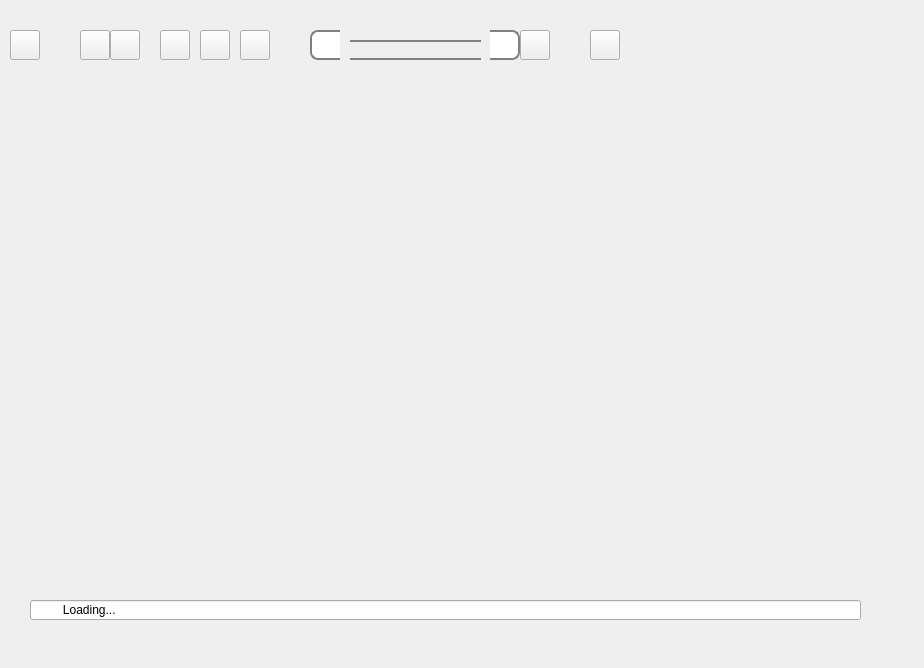
<?xml version="1.0" encoding="UTF-8"?>
<ui version="4.0">
 <class>browser</class>
 <widget class="QMainWindow" name="browser">
  <property name="geometry">
   <rect>
    <x>0</x>
    <y>0</y>
    <width>924</width>
    <height>668</height>
   </rect>
  </property>
  <property name="windowTitle">
   <string>Symphony</string>
  </property>
  <property name="windowIcon">
   <iconset resource="resource.qrc">
    <normaloff>:/icons/symphony.png</normaloff>:/icons/symphony.png</iconset>
  </property>
  <property name="styleSheet">
   <string notr="true"/>
  </property>
  <widget class="QWidget" name="centralWidget">
   <widget class="QToolBar" name="topBar">
    <property name="geometry">
     <rect>
      <x>0</x>
      <y>0</y>
      <width>941</width>
      <height>30</height>
     </rect>
    </property>
    <property name="sizePolicy">
     <sizepolicy hsizetype="Maximum" vsizetype="Fixed">
      <horstretch>0</horstretch>
      <verstretch>0</verstretch>
     </sizepolicy>
    </property>
    <property name="minimumSize">
     <size>
      <width>0</width>
      <height>30</height>
     </size>
    </property>
    <property name="styleSheet">
     <string notr="true">QPushButton:pressed {
background-color: qlineargradient(x1: 0, y1: 0, x2: 0, y2: 1, stop: 0 #cccccc, stop: 1 #ededed);
border-radius: 5px;
}
QPushButton {
border: 0;
}</string>
    </property>
   </widget>
   <widget class="QPushButton" name="goBtn">
    <property name="geometry">
     <rect>
      <x>520</x>
      <y>30</y>
      <width>30</width>
      <height>30</height>
     </rect>
    </property>
    <property name="maximumSize">
     <size>
      <width>30</width>
      <height>30</height>
     </size>
    </property>
    <property name="toolTip">
     <string>Go</string>
    </property>
    <property name="styleSheet">
     <string notr="true"/>
    </property>
    <property name="text">
     <string/>
    </property>
    <property name="icon">
     <iconset resource="resource.qrc">
      <normaloff>:/icons/go.png</normaloff>:/icons/go.png</iconset>
    </property>
    <property name="iconSize">
     <size>
      <width>24</width>
      <height>24</height>
     </size>
    </property>
   </widget>
   <widget class="QPushButton" name="addTabBtn">
    <property name="geometry">
     <rect>
      <x>10</x>
      <y>60</y>
      <width>24</width>
      <height>20</height>
     </rect>
    </property>
    <property name="sizePolicy">
     <sizepolicy hsizetype="Fixed" vsizetype="Fixed">
      <horstretch>0</horstretch>
      <verstretch>0</verstretch>
     </sizepolicy>
    </property>
    <property name="maximumSize">
     <size>
      <width>24</width>
      <height>24</height>
     </size>
    </property>
    <property name="focusPolicy">
     <enum>Qt::NoFocus</enum>
    </property>
    <property name="toolTip">
     <string>New Tab</string>
    </property>
    <property name="styleSheet">
     <string notr="true">QPushButton { margin-top: 5px; border: 0; border-radius: 8px; } QPushButton:pressed { background: qlineargradient(x1: 0, y1: 0, x2: 0, y2: 1, stop: 0 #D3D3D3, stop: 0.4 #BABABA, stop: 0.5 #AAAAAA, stop: 1.0 #CDCDCD); }</string>
    </property>
    <property name="text">
     <string/>
    </property>
    <property name="icon">
     <iconset resource="resource.qrc">
      <normaloff>:/icons/newtab.png</normaloff>:/icons/newtab.png</iconset>
    </property>
    <property name="iconSize">
     <size>
      <width>24</width>
      <height>24</height>
     </size>
    </property>
   </widget>
   <widget class="QPushButton" name="homeBtn">
    <property name="geometry">
     <rect>
      <x>200</x>
      <y>30</y>
      <width>30</width>
      <height>30</height>
     </rect>
    </property>
    <property name="maximumSize">
     <size>
      <width>30</width>
      <height>30</height>
     </size>
    </property>
    <property name="toolTip">
     <string>Home</string>
    </property>
    <property name="text">
     <string/>
    </property>
    <property name="icon">
     <iconset resource="resource.qrc">
      <normaloff>:/icons/home.png</normaloff>:/icons/home.png</iconset>
    </property>
    <property name="iconSize">
     <size>
      <width>24</width>
      <height>24</height>
     </size>
    </property>
   </widget>
   <widget class="QPushButton" name="fwdBtn">
    <property name="geometry">
     <rect>
      <x>160</x>
      <y>30</y>
      <width>30</width>
      <height>30</height>
     </rect>
    </property>
    <property name="maximumSize">
     <size>
      <width>30</width>
      <height>30</height>
     </size>
    </property>
    <property name="toolTip">
     <string>Forward</string>
    </property>
    <property name="text">
     <string/>
    </property>
    <property name="icon">
     <iconset resource="resource.qrc">
      <normaloff>:/icons/forward.png</normaloff>:/icons/forward.png</iconset>
    </property>
    <property name="iconSize">
     <size>
      <width>24</width>
      <height>24</height>
     </size>
    </property>
   </widget>
   <widget class="QPushButton" name="refreshBtn">
    <property name="geometry">
     <rect>
      <x>110</x>
      <y>30</y>
      <width>30</width>
      <height>30</height>
     </rect>
    </property>
    <property name="maximumSize">
     <size>
      <width>30</width>
      <height>30</height>
     </size>
    </property>
    <property name="toolTip">
     <string>Refresh</string>
    </property>
    <property name="text">
     <string/>
    </property>
    <property name="icon">
     <iconset resource="resource.qrc">
      <normaloff>:/icons/refresh.png</normaloff>:/icons/refresh.png</iconset>
    </property>
    <property name="iconSize">
     <size>
      <width>24</width>
      <height>24</height>
     </size>
    </property>
   </widget>
   <widget class="QPushButton" name="backBtn">
    <property name="geometry">
     <rect>
      <x>10</x>
      <y>30</y>
      <width>30</width>
      <height>30</height>
     </rect>
    </property>
    <property name="maximumSize">
     <size>
      <width>30</width>
      <height>30</height>
     </size>
    </property>
    <property name="toolTip">
     <string>Back</string>
    </property>
    <property name="text">
     <string/>
    </property>
    <property name="icon">
     <iconset resource="resource.qrc">
      <normaloff>:/icons/back.png</normaloff>:/icons/back.png</iconset>
    </property>
    <property name="iconSize">
     <size>
      <width>24</width>
      <height>24</height>
     </size>
    </property>
   </widget>
   <widget class="QPushButton" name="mainBtn">
    <property name="geometry">
     <rect>
      <x>80</x>
      <y>30</y>
      <width>30</width>
      <height>30</height>
     </rect>
    </property>
    <property name="maximumSize">
     <size>
      <width>30</width>
      <height>30</height>
     </size>
    </property>
    <property name="toolTip">
     <string>Main Menu</string>
    </property>
    <property name="text">
     <string/>
    </property>
    <property name="icon">
     <iconset resource="resource.qrc">
      <normaloff>:/icons/mainmenu.png</normaloff>:/icons/mainmenu.png</iconset>
    </property>
    <property name="iconSize">
     <size>
      <width>24</width>
      <height>24</height>
     </size>
    </property>
   </widget>
   <widget class="QPushButton" name="statusBtn">
    <property name="geometry">
     <rect>
      <x>10</x>
      <y>630</y>
      <width>20</width>
      <height>20</height>
     </rect>
    </property>
    <property name="toolTip">
     <string>Site Options</string>
    </property>
    <property name="styleSheet">
     <string notr="true">QPushButton:pressed {
background-color: qlineargradient(x1: 0, y1: 0, x2: 0, y2: 1, stop: 0 #cccccc, stop: 1 #ededed);
border-radius: 5px;
}
QPushButton {
border: 0;
}</string>
    </property>
    <property name="text">
     <string/>
    </property>
    <property name="icon">
     <iconset resource="resource.qrc">
      <normaloff>:/icons/statusbtn.png</normaloff>:/icons/statusbtn.png</iconset>
    </property>
    <property name="iconSize">
     <size>
      <width>18</width>
      <height>18</height>
     </size>
    </property>
   </widget>
   <widget class="QPushButton" name="bookmarkBtn">
    <property name="geometry">
     <rect>
      <x>240</x>
      <y>30</y>
      <width>30</width>
      <height>30</height>
     </rect>
    </property>
    <property name="maximumSize">
     <size>
      <width>30</width>
      <height>30</height>
     </size>
    </property>
    <property name="toolTip">
     <string>Bookmarks</string>
    </property>
    <property name="text">
     <string/>
    </property>
    <property name="icon">
     <iconset resource="resource.qrc">
      <normaloff>:/icons/bookmarks.png</normaloff>:/icons/bookmarks.png</iconset>
    </property>
    <property name="iconSize">
     <size>
      <width>24</width>
      <height>24</height>
     </size>
    </property>
   </widget>
   <widget class="QPushButton" name="addBookmark">
    <property name="geometry">
     <rect>
      <x>490</x>
      <y>30</y>
      <width>30</width>
      <height>30</height>
     </rect>
    </property>
    <property name="maximumSize">
     <size>
      <width>30</width>
      <height>30</height>
     </size>
    </property>
    <property name="focusPolicy">
     <enum>Qt::NoFocus</enum>
    </property>
    <property name="toolTip">
     <string>Add Bookmark</string>
    </property>
    <property name="styleSheet">
     <string notr="true">QPushButton {
border-top: 2px solid gray;
border-bottom: 2px solid gray;
border-right: 2px solid gray;
border-bottom-right-radius: 8px;
border-top-right-radius: 8px;
background-color: white;
}

QPushButton::pressed {
border-bottom-left-radius: 0px;
border-top-left-radius: 0px;
background-color: qlineargradient(x1: 0, y1: 0, x2: 0, y2: 1, stop: 0 #cccccc, stop: 1 #ededed);
}</string>
    </property>
    <property name="text">
     <string/>
    </property>
    <property name="icon">
     <iconset resource="resource.qrc">
      <normaloff>:/icons/addbookmark.png</normaloff>:/icons/addbookmark.png</iconset>
    </property>
    <property name="iconSize">
     <size>
      <width>24</width>
      <height>24</height>
     </size>
    </property>
   </widget>
   <widget class="CompletionBox" name="addressBar" native="true">
    <property name="geometry">
     <rect>
      <x>350</x>
      <y>40</y>
      <width>131</width>
      <height>20</height>
     </rect>
    </property>
    <property name="styleSheet">
     <string notr="true">padding: 3px;
margin-left: -1px;
margin-right: -1px;
border-top: 2px solid gray;
border-bottom: 2px solid gray;</string>
    </property>
   </widget>
   <widget class="QLineEdit" name="statusBar">
    <property name="enabled">
     <bool>true</bool>
    </property>
    <property name="geometry">
     <rect>
      <x>30</x>
      <y>600</y>
      <width>831</width>
      <height>20</height>
     </rect>
    </property>
    <property name="cursor">
     <cursorShape>ArrowCursor</cursorShape>
    </property>
    <property name="mouseTracking">
     <bool>false</bool>
    </property>
    <property name="focusPolicy">
     <enum>Qt::NoFocus</enum>
    </property>
    <property name="acceptDrops">
     <bool>false</bool>
    </property>
    <property name="statusTip">
     <string/>
    </property>
    <property name="autoFillBackground">
     <bool>false</bool>
    </property>
    <property name="inputMethodHints">
     <set>Qt::ImhNone</set>
    </property>
    <property name="text">
     <string>         Loading...</string>
    </property>
    <property name="frame">
     <bool>true</bool>
    </property>
    <property name="readOnly">
     <bool>true</bool>
    </property>
   </widget>
   <widget class="QToolBar" name="pluginBar">
    <property name="geometry">
     <rect>
      <x>0</x>
      <y>140</y>
      <width>28</width>
      <height>91</height>
     </rect>
    </property>
    <property name="sizePolicy">
     <sizepolicy hsizetype="Preferred" vsizetype="Preferred">
      <horstretch>0</horstretch>
      <verstretch>0</verstretch>
     </sizepolicy>
    </property>
    <property name="minimumSize">
     <size>
      <width>0</width>
      <height>28</height>
     </size>
    </property>
    <property name="maximumSize">
     <size>
      <width>16777215</width>
      <height>16777215</height>
     </size>
    </property>
    <property name="styleSheet">
     <string notr="true">border: 0;</string>
    </property>
    <property name="orientation">
     <enum>Qt::Horizontal</enum>
    </property>
   </widget>
   <widget class="QPushButton" name="noScriptBtn">
    <property name="geometry">
     <rect>
      <x>590</x>
      <y>30</y>
      <width>30</width>
      <height>30</height>
     </rect>
    </property>
    <property name="maximumSize">
     <size>
      <width>30</width>
      <height>30</height>
     </size>
    </property>
    <property name="toolTip">
     <string>NoScript</string>
    </property>
    <property name="text">
     <string/>
    </property>
    <property name="icon">
     <iconset resource="resource.qrc">
      <normaloff>:/icons/noscript.png</normaloff>:/icons/noscript.png</iconset>
    </property>
    <property name="iconSize">
     <size>
      <width>24</width>
      <height>24</height>
     </size>
    </property>
   </widget>
   <widget class="QPushButton" name="webIcon">
    <property name="geometry">
     <rect>
      <x>310</x>
      <y>30</y>
      <width>30</width>
      <height>30</height>
     </rect>
    </property>
    <property name="sizePolicy">
     <sizepolicy hsizetype="Fixed" vsizetype="Fixed">
      <horstretch>0</horstretch>
      <verstretch>0</verstretch>
     </sizepolicy>
    </property>
    <property name="maximumSize">
     <size>
      <width>30</width>
      <height>30</height>
     </size>
    </property>
    <property name="focusPolicy">
     <enum>Qt::NoFocus</enum>
    </property>
    <property name="toolTip">
     <string>New Tab</string>
    </property>
    <property name="styleSheet">
     <string notr="true">QPushButton {
border-top: 2px solid gray;
border-bottom: 2px solid gray;
border-left: 2px solid gray;
border-bottom-left-radius: 8px;
border-top-left-radius: 8px;
background-color: white;
}
QPushButton::pressed {
border-bottom-right-radius: 0px;
border-top-right-radius: 0px;
}</string>
    </property>
    <property name="text">
     <string/>
    </property>
    <property name="iconSize">
     <size>
      <width>16</width>
      <height>16</height>
     </size>
    </property>
   </widget>
  </widget>
 </widget>
 <layoutdefault spacing="6" margin="11"/>
 <customwidgets>
  <customwidget>
   <class>CompletionBox</class>
   <extends>QWidget</extends>
   <header>completionbox.h</header>
  </customwidget>
 </customwidgets>
 <resources>
  <include location="resource.qrc"/>
 </resources>
 <connections/>
</ui>
